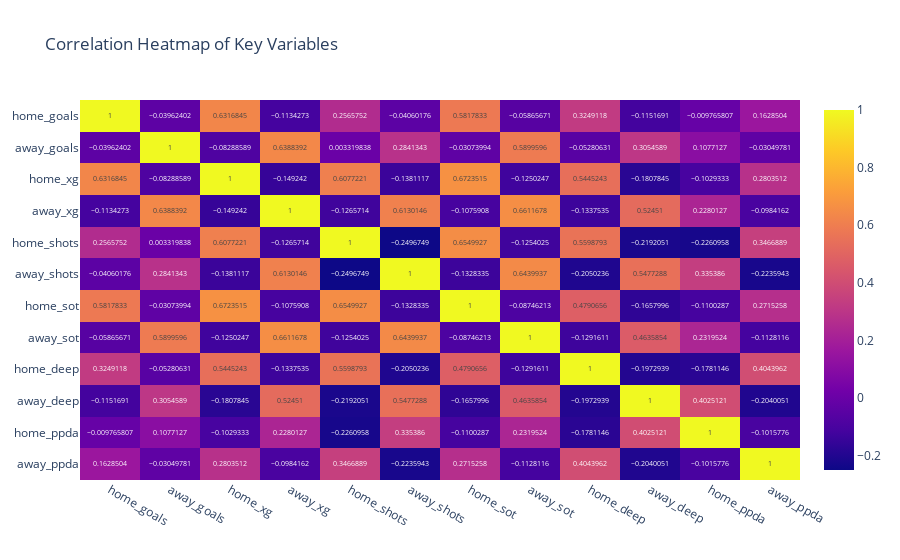

The code cell stored with this chart in its notebook:
### Markdown cell above
# 2단계: 탐색적 데이터 분석 (EDA - Exploratory Data Analysis)

### Code cell
# 2-1. 데이터 기본 정보 확인 (Initial Data Inspection)
print("--- Data Basic Information ---")
df.info()

print("\n\n--- Descriptive Statistics ---")
print(df.describe())

print("\n\n--- Missing Value Check ---")
print(df.isnull().sum())

# 2-2. 주요 변수 간 상관관계 분석 (Correlation Analysis of Key Variables)
corr_matrix = df[['home_goals', 'away_goals', 'home_xg', 'away_xg', 'home_shots', 'away_shots', 'home_sot', 'away_sot', 'home_deep', 'away_deep', 'home_ppda', 'away_ppda']].corr()

fig_corr = px.imshow(corr_matrix, text_auto=True, aspect="auto",
                     title="Correlation Heatmap of Key Variables")
fig_corr.show()

### Figure 1 — Plotly figure (JSON) as saved in the notebook; plotly's stock layout.template omitted (floating-point values rounded to 4 significant figures; data arrays with more than 128 entries replaced by an {"elided": "..."} marker saying what was removed)
{"data": [{"coloraxis": "coloraxis", "hovertemplate": "x: %{x}<br>y: %{y}<br>color: %{z}<extra></extra>", "name": "0", "texttemplate": "%{z}", "type": "heatmap", "x": ["home_goals", "away_goals", "home_xg", "away_xg", "home_shots", "away_shots", "home_sot", "away_sot", "home_deep", "away_deep", "home_ppda", "away_ppda"], "xaxis": "x", "y": ["home_goals", "away_goals", "home_xg", "away_xg", "home_shots", "away_shots", "home_sot", "away_sot", "home_deep", "away_deep", "home_ppda", "away_ppda"], "yaxis": "y", "z": {"elided": "12x12 float values"}}], "layout": {"coloraxis": {"colorscale": [[0, "#0d0887"], [0.1111, "#46039f"], [0.2222, "#7201a8"], [0.3333, "#9c179e"], [0.4444, "#bd3786"], [0.5556, "#d8576b"], [0.6667, "#ed7953"], [0.7778, "#fb9f3a"], [0.8889, "#fdca26"], [1, "#f0f921"]]}, "title": {"text": "Correlation Heatmap of Key Variables"}, "xaxis": {"anchor": "y", "domain": [0, 1]}, "yaxis": {"anchor": "x", "autorange": "reversed", "domain": [0, 1]}}}
